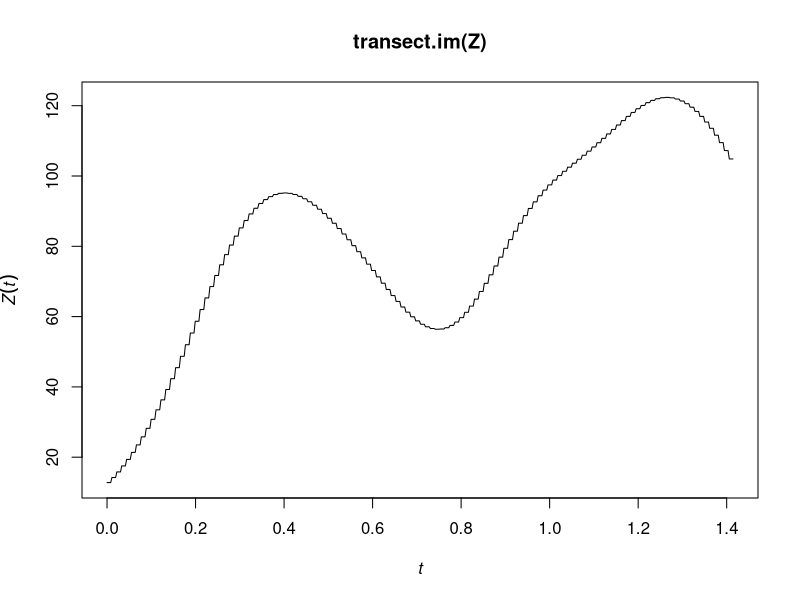

Generate this figure with R:
library(spatstat)


### Name: transect.im
### Title: Pixel Values Along a Transect
### Aliases: transect.im
### Keywords: spatial manip iplot

### ** Examples

  Z <- density(redwood)
  plot(transect.im(Z))
  ## Not run: 
##D    if(FALSE) {
##D     plot(transect.im(Z, click=TRUE))
##D    }
##D   
## End(Not run)
